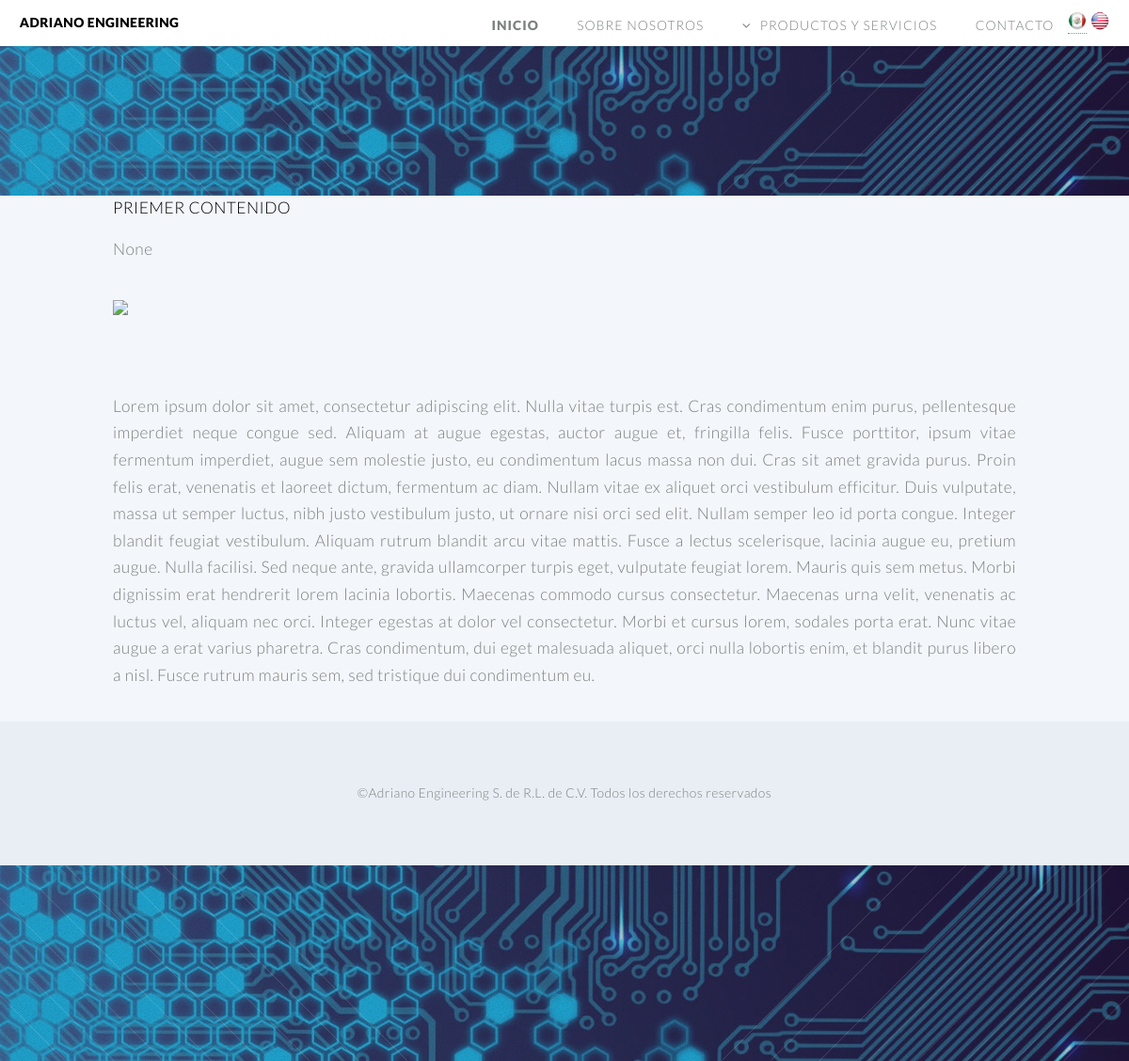
The app's page /, older data.
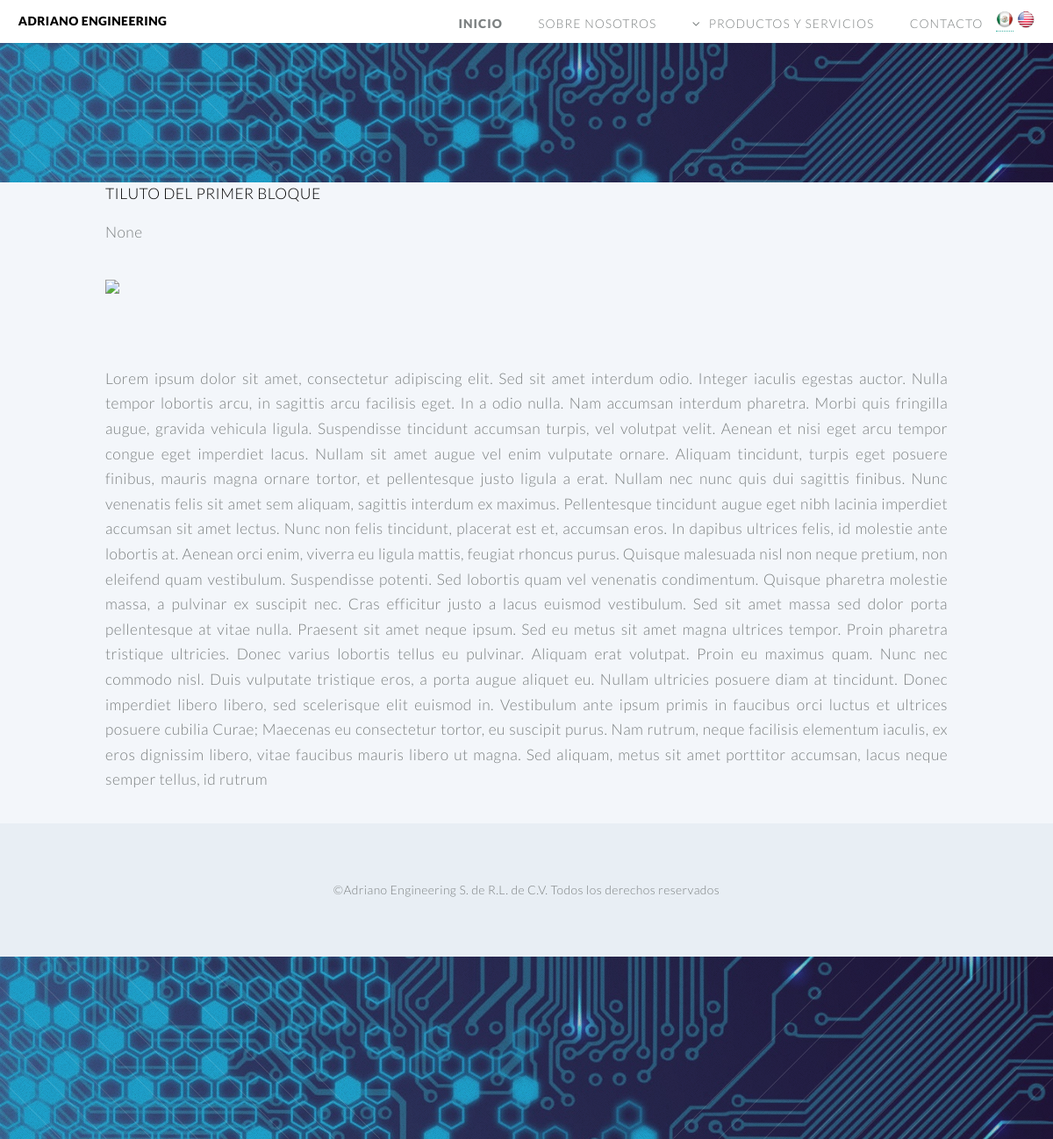
The same page, newer data.
### esp/models.py (models this page shows, shortened)
class Esp_inicio(models.Model):
    titulo = models.CharField(max_length=100, null=False)
    descripcion = MarkdownField(null=True)
    imagen = models.ImageField(null=True)
    contenido = MarkdownField(null=True)
    publicado = models.BooleanField(default=True)
    class Meta:
        verbose_name_plural = "Inicio"

### esp/views.py (the view)
# urls.py: url(r'^$', views.esp_inicio, name='inicio'),
def esp_inicio(request):
    inicio = Esp_inicio.objects.get(publicado=True)
    titulo = inicio.titulo
    contenido = inicio.contenido
    descripcion = inicio.descripcion
    imagen = inicio.imagen
    context = {
        "temp_titulo": titulo,
        "temp_descripcion": descripcion,
        "temp_contenido": contenido,
        "temp_imagen": imagen,
    }
    return render(request, "espanol/inicio.html", context)

### esp/templates/espanol/inicio.html (shortened to what this page needs)
{% extends "espanol/base.html"  %}
{% load staticfiles %}
{% block content %}
    <div class="special container">
   <div class="row">
  <div ><div class="jumbotron" style="text-align: center">
  <h1>{{ temp_titulo }}</h1>
  <div style="text-align: justify">
  <p>{{ temp_descripcion }}</p></div>
</div>
      <div style="text-align: justify">
  <p><img src="/media/{{temp_imagen}}" style="height: 400px"/></p></div>
</div>
       <div style="text-align: justify">
  <p>{{ temp_contenido }}</p></div>
</div>
  </div>
</div>
{% endblock %}

### esp/templates/espanol/base.html (shortened to what this page needs)
{% load staticfiles %}
<!DOCTYPE HTML>
<html>
	<head>
        <link rel="stylesheet" type="text/css" href="{% static 'css/main.css' %}"  type="text/css" />
	</head>
	<body class="no-sidebar">
		<div id="page-wrapper">
				<header id="header">
					<h1 id="logo"><a href="inicio">ADRIANO ENGINEERING</a></h1>
					<nav id="nav">
						<ul>
							<li class="current"><a href="../inicio">Inicio</a></li>
							<li class="menu"><a href="../nosotros">Sobre Nosotros</a></li>
                            <li class="submenu">
								<a href="../ingenieriadecontrol">Productos y Servicios</a>
							</li>
                            <li><a href="../contacto">Contacto</a></li>
                            <a href="../inicio"><img src="{% static "images/flag-mexico.png" %}" alt="espanol" width="20" height="20"></a>
                          <img src="{% static "images/flag-united-states.png" %}" alt="espanol" width="20" height="20">
						</ul>
					</nav>
				</header>
		<section id="banner">
		</section>
{% block content %}
            {% endblock %}
				<footer id="footer">
					<ul class="copyright">
						<li>&copy;Adriano Engineering S. de R.L. de C.V. Todos los derechos reservados</li>
					</ul>
				</footer>
        <section id="banner">
		</section>
	</body>
</html>

Row changes from the older to the newer data that the page shows:
changed Esp_inicio: titulo "PRIEMER CONTENIDO" → "TILUTO DEL PRIMER BLOQUE"; contenido "…amet, consectetur adipiscing elit. Nulla vitae turpis est. Cras condimentum enim purus, pellentesque imperdiet neque congue sed. Aliquam at augue egestas, auctor augue et, fringilla felis. Fusce porttitor, ipsum vitae fermentum imperdiet, augue sem molestie justo, eu condimentum lacus massa non dui. Cras sit amet gravida purus. Proin felis erat, venenatis et laoreet dictum, fermentum ac diam. Nullam vitae ex aliquet orci vestibulum efficitur. Duis vulputate, massa ut semper luctus, nibh justo vestibulum justo, ut ornare nisi orci sed elit. Nullam semper leo id porta congue. Integer blandit feugiat vestibulum. Aliquam rutrum blandit arcu vitae mattis. Fusce a lectus scelerisque, lacinia…" → "…amet, consectetur adipiscing elit. Sed sit amet interdum odio. Integer iaculis egestas auctor. Nulla tempor lobortis arcu, in sagittis arcu facilisis eget. In a odio nulla. Nam accumsan interdum pharetra. Morbi quis fringilla augue, gravida vehicula ligula. Suspendisse tincidunt accumsan turpis, vel volutpat velit. Aenean et nisi eget arcu tempor congue eget imperdiet lacus. Nullam sit amet augue vel enim vulputate ornare. Aliquam tincidunt, turpis eget posuere finibus, mauris magna ornare tortor, et pellentesque justo ligula a erat. Nullam nec nunc quis dui sagittis finibus. Nunc venenatis felis sit amet sem aliquam, sagittis interdum ex maximus. Pellentesque tincidunt augue eget nibh…"
